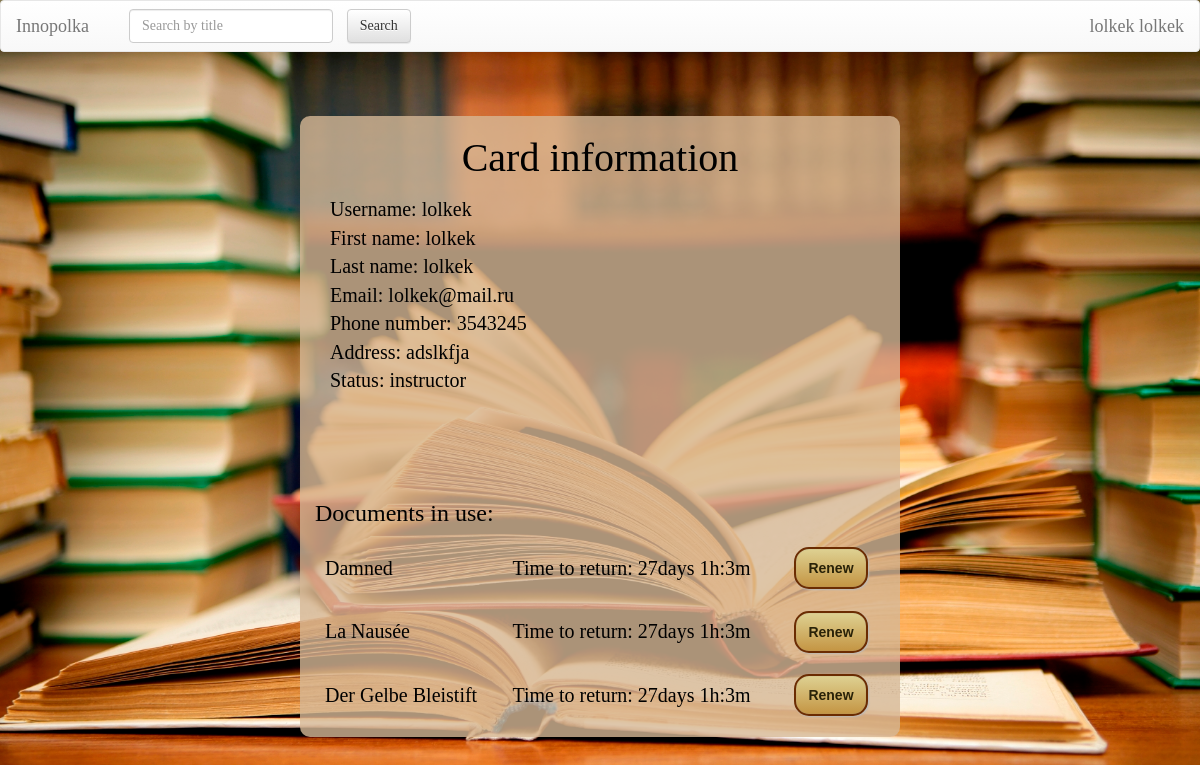
/user/?id=16 (signed in), run on an earlier commit of the app's database.
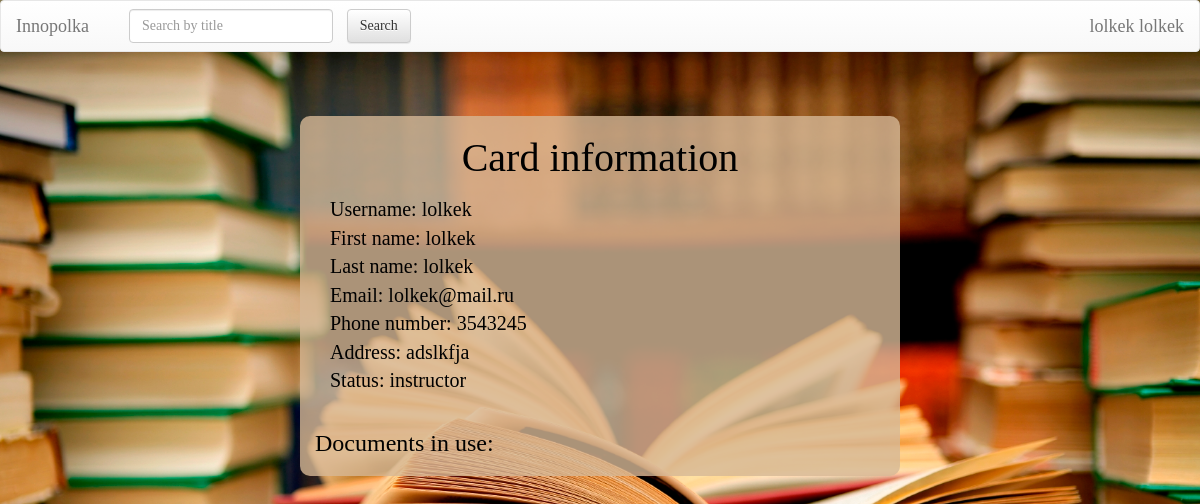
And on a later commit of the database.
### UserCards/models.py (models this page shows, shortened)
class UserProfile(models.Model):
    user = models.OneToOneField(User, on_delete=models.CASCADE)
    phone_number = models.CharField(max_length=15, null=True, blank=True)
    address = models.CharField(max_length=250, null=True, blank=True)
    status = models.CharField(max_length=250, default='student')

### Documents/models.py (models this page shows, shortened)
class DocumentCopy(models.Model):
    doc = models.ForeignKey(Document, blank=True, default=None, on_delete=models.CASCADE) # link document which is checked out
    checked_up_by_whom = models.ForeignKey(User, blank=True, default=None, on_delete=models.CASCADE) # link to holder
    date = models.DateTimeField(default=str(datetime.datetime.today().strftime("%Y-%m-%d %H:%M")))
    returning_date = models.DateTimeField(default=str(datetime.datetime.today().strftime("%Y-%m-%d %H:%M")))
    time_left = models.CharField(null=True, max_length=250)
    fine_price = models.IntegerField(null=True)
    renewed = models.BooleanField(default=False)
    class Meta:
        verbose_name_plural = 'Document copies'
    def __str__(self):
        return self.doc.title

class Document(models.Model):
    title = models.CharField(max_length=250)
    price = models.IntegerField()
    keywords = models.CharField(max_length=250) # the list of keywords stored in string
    authors = models.CharField(max_length=250) # the list of authors in string format splitted by space
    cover = models.CharField(max_length=1000, default="https://lh3.googleusercontent.com/zqfUbCXdb1oGmsNEzNxTjQU5ZlS3x46nQoB83sFbRSlMnpDTZgdVCe_LvCx-rl7sOA=w300")
    copies = models.PositiveIntegerField(default=1)
    type = models.CharField(max_length=100, default='Document')
    is_bestseller = models.BooleanField(default=False)
    is_reference = models.BooleanField(default=False)
    level = models.PositiveIntegerField(default=1)
    room = models.PositiveIntegerField(default=1)

### Documents/librarian_view.py (the view)
    def inner(request, *args, **kwargs):
        if request.user.is_authenticated:
            return func(request, *args, **kwargs)
        return redirect('/')

### Documents/librarian_view.py (called while the page is built)
def need_logged_in(func):
    def inner(request, *args, **kwargs):
        if request.user.is_authenticated:
            return func(request, *args, **kwargs)
        return redirect('/')
    return inner

### UserCards/templates/UserCards/index.html (shortened to what this page needs)
{% extends 'Documents/base.html' %}
{% load staticfiles %}
{% block body %}
    <link rel="stylesheet" type="text/css" href="{% static 'UserCards/usercards_style.css' %}"/>
    <div class="container">
    <h2 class="black">Card information</h2>
    <p>
        {% for field, value in fields %}
            {{ field }}: {{ value }}
            <br>
        {% endfor %}
    </p>
    <div>
        <table class="used-docs">
            <th colspan="3"><h3>Documents in use:</h3></th>
            {% for copy in copies %}
                <tr>
                    <td><a href="/{{ copy.doc.id }}">{{ copy }}</a></td>
                    <td>{{ copy.time_left }}<br></td>
                    {% if user.is_staff %}
                        <td><a class="button" href="/requests/return/?copy_id={{ copy.id }}" onclick="
                                return confirm('Return {{ copy.doc.title }} from {{ copy.checked_up_by_whom.username }} back?');
                                ">Return</a></td>
                    {% else %}
                        <td><button class="button" onclick="
                                    var response = httpGet('/requests/renew/?copy_id={{ copy.id }}').toString();
                                    alert(response);
                                    if (response.substr(0, 3) === 'You') // refresh to see new returning date
                                    window.location.reload(false);
                                    ">Renew
                            </button></td>
                        <br>
                    {% endif %}
                </tr>
            {% endfor %}
        </table>
    </div>
{% endblock %}

### Documents/templates/Documents/base.html (shortened to what this page needs)
<!DOCTYPE html>
<html lang="en">
<head>
    {% load staticfiles %}
    <link rel="stylesheet" href="//maxcdn.bootstrapcdn.com/bootstrap/3.2.0/css/bootstrap.min.css">
    <link rel="stylesheet" href="//maxcdn.bootstrapcdn.com/bootstrap/3.2.0/css/bootstrap-theme.min.css">
    <link rel="stylesheet" type="text/css" href="{% static 'Documents/style.css' %}"/>
</head>
<body>
<nav class="navbar navbar-default">
    <div class="container-fluid">
        <div class="navbar-header">
            <a class="navbar-brand" href="/">Innopolka</a>
        </div>
        <div class="collapse navbar-collapse" id="bs-example-navbar-collapse-1">
            <form class="navbar-form navbar-left" action="/">
                <div class="form-group">
                    <input type="text" class="form-control" name="q" placeholder="Search by title" >
                </div>
                <input type="submit" class="btn btn-default not_wide" value="Search">
            </form>
            <ul class="nav navbar-nav navbar-right">
                {% if user.is_anonymous %}
                    <li><a href="/user/login">Log In</a></li>
                {% elif user.is_authenticated %}
                <ul class="nav navbar-nav navbar-right">
                <li class="nav-item dropdown">
                    <a class="navbar-brand" href="/user/?id={{user.id}}" id="dropdown02" data-toggle="dropdown"
                       aria-haspopup="true" aria-expanded="false">{{ user.first_name }} {{user.last_name}}</a>
            </ul>
                {% endif %}
            </ul>
        </div>
    </div>
</nav>
{% block body %}{% endblock %}
</body>
</html>

What changed in the data, as far as the page shows it:
removed DocumentCopy: doc.title "Damned", time_left "Time to return: 27days 1h:3m"
removed DocumentCopy: doc.title "La Nausée", time_left "Time to return: 27days 1h:3m"
removed DocumentCopy: doc.title "Der Gelbe Bleistift", time_left "Time to return: 27days 1h:3m"
